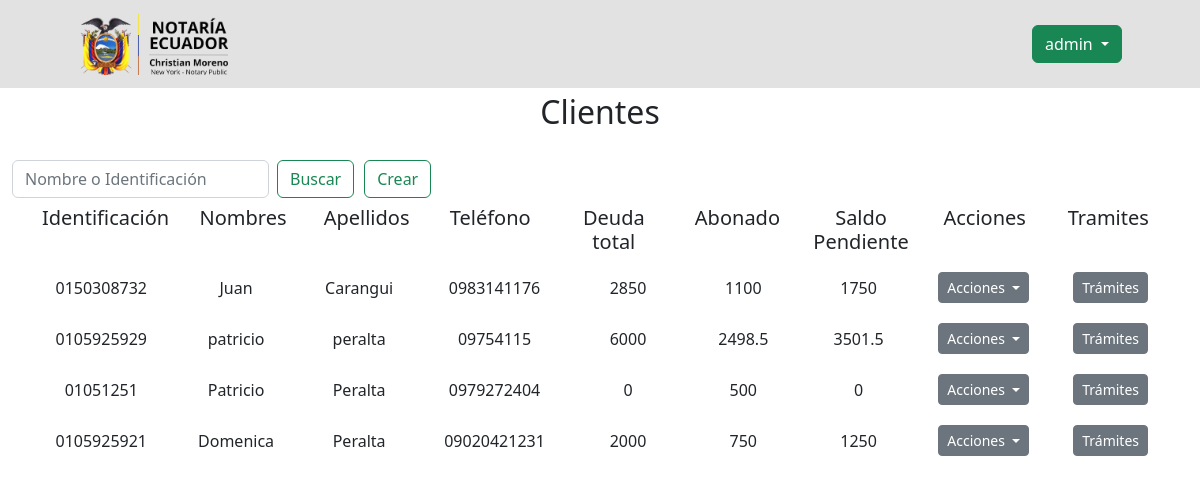
/clientes.php (signed in), run on the app's committed database.
### tables this page shows
CREATE TABLE `cliente` (
  `id_cliente` int(11) NOT NULL,
  `c_identificacion` varchar(50) NOT NULL,
  `c_nombre` varchar(50) NOT NULL,
  `c_apellido` varchar(50) NOT NULL,
  `c_telefono` varchar(50) NOT NULL,
  `c_edad` int(3) NOT NULL,
  `c_direccion` varchar(50) NOT NULL,
  `c_pais` varchar(50) NOT NULL,
  `c_estado` varchar(50) NOT NULL,
  `c_ciudad` varchar(50) NOT NULL,
  `c_codpostal` varchar(50) NOT NULL,
  `c_email` varchar(50) NOT NULL,
  `c_napartamento` varchar(50) NOT NULL,
  `c_abonado` double NOT NULL,
  `c_deuda` double NOT NULL,
  `c_saldo` double NOT NULL
);

### clientes.php (the view, shortened to what this page needs)
<?php
$varsesion =$_SESSION['usuario'];
$variable_ses = $varsesion;
?>
<!DOCTYPE html>
<html lang="en">
<head>
    <link href="css/styles.css" rel="stylesheet" />
</head>
<body>
<?php
    include("modales.php");
?>
<nav class="navbar navbar-expand-lg" style="background-color: #e2e2e2;">
            <div class="container px-lg-5">
            <a class="navbar-brand" href="http://localhost/Notaria_EC/public_html/menu.php">
                <img src="img\logo.png" alt="logo" width="150px">
            </a>
       <div class="btn-group">
       <button type="button" class="btn btn-success dropdown-toggle" data-bs-toggle="dropdown" aria-expanded="false">
        <?php echo $variable_ses;?>
        </button>
      </div>
            </div>
        </nav>
        <div style="widht: 100px; margin:0 auto;text-align: center">
        <p class="fs-2" >Clientes</p>
        </div>
<nav class="navbar bg-body-tertiary">
  <div class="container-fluid">
        <form class="d-flex" role="search">
        <input class="form-control me-2" type="search" placeholder="Nombre o Identificación" aria-label="Nombre o Identificación">
        <button class="btn btn-outline-success" type="submit">Buscar</button>
        <a class=" btn btn-outline-success" type="button"  style="margin-left:10px" href="crud_clientes.php">Crear</a>
      </form>
      </div>
</nav>
<div class="container text-center">
  <div class="row">
    <div class="col"><h5>Identificación </h5></div>
    <div class="col"><h5>Nombres<h5></div>
    <div class="col"><h5>Apellidos<h5></div>
    <div class="col"><h5>Teléfono<h5></div>
    <div class="col"><h5>Deuda total<h5></div>
    <div class="col"><h5>Abonado<h5></div>
    <div class="col"><h5>Saldo Pendiente<h5></div>
    <div class="col"><h5>Acciones<h5></div>
    <div class="col"><h5>Tramites<h5></div>
  </div>
  <div class="row">
  <div class="col">
    <?php
    $inc = include("conexionbd.php");
    if ($inc) {
        $consulta = "SELECT * FROM cliente";
        $resultado = mysqli_query($conexion,$consulta);
        if ($resultado){
            while($row = $resultado->fetch_array()){
                $id = $row['c_identificacion'];
                ?>
                        <div style="padding:13.5px">
                             <?php
                             echo $id;
                             ?>
                        </div>
                <?php
            }
        }
    }
    ?>
    </div>
    <div class="col">
    <?php
    $inc = include("conexionbd.php");
    if ($inc) {
        $consulta = "SELECT * FROM cliente";
        $resultado = mysqli_query($conexion,$consulta);
        if ($resultado){
            while($row = $resultado->fetch_array()){
                $nombre = $row['c_nombre'];
                ?>
                        <div style="padding:13.5px">
                             <?php echo $nombre; ?>
                        </div>
                <?php
            }
        }
    }
    ?>
    </div>
    <div class="col">
    <?php
    $inc = include("conexionbd.php");
    if ($inc) {
        $consulta = "SELECT * FROM cliente";
        $resultado = mysqli_query($conexion,$consulta);
        if ($resultado){
            while($row = $resultado->fetch_array()){
                $apellido = $row['c_apellido'];
                ?>
                        <div style="padding:13.5px">
                             <?php echo $apellido; ?>
                        </div>
                <?php
            }
        }
    }
    ?>
    </div>
    <div class="col">
    <?php
    $inc = include("conexionbd.php");
    if ($inc) {
        $consulta = "SELECT * FROM cliente";
        $resultado = mysqli_query($conexion,$consulta);
        if ($resultado){
            while($row = $resultado->fetch_array()){
                $telefono = $row['c_telefono'];
                ?>
                        <div style="padding:13.5px">
                             <?php echo $telefono; ?>
                        </div>
                <?php
            }
        }
    }
    ?>
    </div>
    <div class="col">
    <?php
    $inc = include("conexionbd.php");
    if ($inc) {
        $consulta = "SELECT * FROM cliente";
        $resultado = mysqli_query($conexion,$consulta);
        if ($resultado){
            while($row = $resultado->fetch_array()){
                $deuda = $row['c_deuda'];
                ?>
                        <div style="padding:13.5px">
                             <?php echo $deuda; ?>
                        </div>
                <?php
            }
        }
    }
    ?>
    </div>
    <div class="col">
    <?php
    $inc = include("conexionbd.php");
    if ($inc) {
        $consulta = "SELECT * FROM cliente";
        $resultado = mysqli_query($conexion,$consulta);
        if ($resultado){
            while($row = $resultado->fetch_array()){
                $abonado = $row['c_abonado'];
                ?>
                        <div style="padding:13.5px">
                             <?php echo $abonado; ?>
                        </div>
                <?php
            }
        }
    }
    ?>
    </div>
    <div class="col">
    <?php
    $inc = include("conexionbd.php");
    if ($inc) {
        $consulta = "SELECT * FROM cliente";
        $resultado = mysqli_query($conexion,$consulta);
        if ($resultado){
            while($row = $resultado->fetch_array()){
                $saldo = $row['c_saldo'];
                ?>
                        <div style="padding:13.5px">
                             <?php echo $saldo;?>
                        </div>
                <?php
            }
        }
    }
    ?>
    </div>
    <div class="col">
    <?php
      $inc = include("conexionbd.php");
      if ($inc) {
          $consulta = "SELECT * FROM cliente";
          $resultado = mysqli_query($conexion,$consulta);
          if ($resultado){
              while($row = $resultado->fetch_array()){
                  ?>
                          <div style="padding:10px" class="dropdown">
                              <div class="btn-group">
                                  <button class="btn btn-secondary btn-sm dropdown-toggle" type="button" data-bs-toggle="dropdown" aria-expanded="false">
                                      Acciones
                                  </button>
                                  </div>
                          </div>
                  <?php
              }
          }
      }
    ?>
    </div>
    <div class="col">
    <?php
      $inc = include("conexionbd.php");
      if ($inc) {
          $consulta = "SELECT * FROM cliente";
          $resultado = mysqli_query($conexion,$consulta);
          if ($resultado){
              while($row = $resultado->fetch_array()){
                  ?>
                        <div style="padding:10px" class="dropdown">
                            <div class="btn-group">
                                <a href="ver_tramites.php?id_cliente=<?= $row['id_cliente'] ?>" target="_blank" class="btn btn-secondary btn-sm">
                                    Trámites
                                </a>
                            </div>
                        </div>
                  <?php
              }
          }
      }
      ?>
  </div>
</div>
</body>
</html>

### modales.php (shortened to what this page needs)
<!DOCTYPE html>
<html lang="en">
<head>
</head>
<body>
</body>
</html>

### data on the page
cliente: c_identificacion "0150308732", c_nombre "Juan", c_apellido "Carangui", c_telefono "0983141176", c_deuda "2850", c_abonado "1100", c_saldo "1750"
cliente: c_identificacion "0105925929", c_nombre "patricio", c_apellido "peralta", c_telefono "09754115", c_deuda "6000", c_abonado "2498.5", c_saldo "3501.5"
cliente: c_identificacion "01051251", c_nombre "Patricio", c_apellido "Peralta", c_telefono "0979272404", c_deuda "0", c_abonado "500", c_saldo "0"
cliente: c_identificacion "0105925921", c_nombre "Domenica", c_apellido "Peralta", c_telefono "09020421231", c_deuda "2000", c_abonado "750", c_saldo "1250"

### other printed values
$variable_ses "admin"
